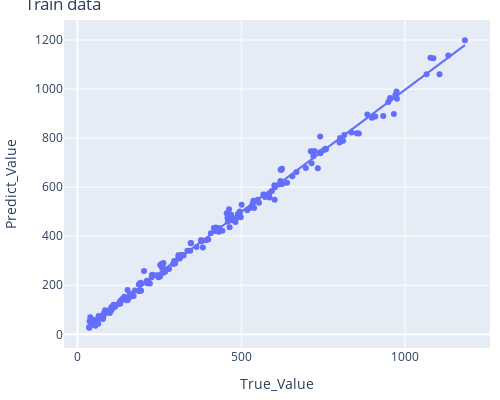
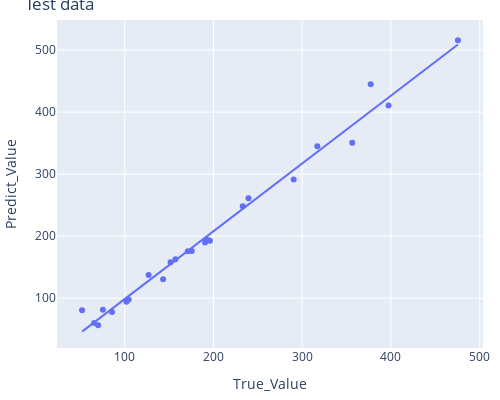

Write notebook code for charts like these, in order.
### Markdown cell above
<h2 style="color:cyan">Polynomial Regression Model - All inputs - Main Stress</h2>

### Code cell
# All parameters
polyEstimate(x_train_stress, ym_train_stress.Sm, x_test_stress, ym_test_stress.Sm, print_test=1)

### Figure 1 — Plotly figure (JSON) as saved in the notebook; plotly's stock layout.template omitted (floating-point values rounded to 4 significant figures; data arrays with more than 128 entries replaced by an {"elided": "..."} marker saying what was removed)
{"data": [{"hovertemplate": "True_Value=%{x}<br>Predict_Value=%{y}<extra></extra>", "legendgroup": "", "marker": {"color": "#636efa", "symbol": "circle"}, "mode": "markers", "name": "", "orientation": "v", "showlegend": false, "type": "scatter", "x": {"elided": "200 float values"}, "xaxis": "x", "y": {"elided": "200 float values"}, "yaxis": "y"}, {"hovertemplate": "<b>OLS trendline</b><br>Predict_Value = 0.99563 * True_Value + 1.76885<br>R<sup>2</sup>=0.995630<br><br>True_Value=%{x}<br>Predict_Value=%{y} <b>(trend)</b><extra></extra>", "legendgroup": "", "marker": {"color": "#636efa", "symbol": "circle"}, "mode": "lines", "name": "", "showlegend": false, "type": "scatter", "x": {"elided": "200 float values"}, "xaxis": "x", "y": {"elided": "200 float values"}, "yaxis": "y"}], "layout": {"height": 400, "legend": {"tracegroupgap": 0}, "margin": {"b": 10, "l": 10, "r": 10, "t": 20}, "title": {"text": "Train data"}, "width": 500, "xaxis": {"anchor": "y", "domain": [0, 1], "title": {"text": "True_Value"}}, "yaxis": {"anchor": "x", "domain": [0, 1], "title": {"text": "Predict_Value"}}}}

### Figure 2 — Plotly figure (JSON) as saved in the notebook; plotly's stock layout.template omitted (floating-point values rounded to 4 significant figures)
{"data": [{"hovertemplate": "True_Value=%{x}<br>Predict_Value=%{y}<extra></extra>", "legendgroup": "", "marker": {"color": "#636efa", "symbol": "circle"}, "mode": "markers", "name": "", "orientation": "v", "showlegend": false, "type": "scatter", "x": [377.1, 475.5, 356.4, 317.0, 397.3, 290.4, 239.5, 190.6, 192.8, 196.0, 151.7, 157.1, 233, 143.3, 171.1, 175.5, 104.5, 126.9, 102.0, 65.49, 75.39, 70.08, 85.7, 51.92], "xaxis": "x", "y": [444.9, 516.1, 350.6, 345.2, 410.9, 291.3, 261.3, 189.7, 194.1, 192.5, 158.2, 162.9, 248.3, 130.4, 175.6, 176.3, 97.98, 137.5, 94.16, 60.18, 81.39, 56.25, 77.94, 80.65], "yaxis": "y"}, {"hovertemplate": "<b>OLS trendline</b><br>Predict_Value = 1.093 * True_Value + -10.5659<br>R<sup>2</sup>=0.985772<br><br>True_Value=%{x}<br>Predict_Value=%{y} <b>(trend)</b><extra></extra>", "legendgroup": "", "marker": {"color": "#636efa", "symbol": "circle"}, "mode": "lines", "name": "", "showlegend": false, "type": "scatter", "x": [51.92, 65.49, 70.08, 75.39, 85.7, 102.0, 104.5, 126.9, 143.3, 151.7, 157.1, 171.1, 175.5, 190.6, 192.8, 196.0, 233, 239.5, 290.4, 317.0, 356.4, 377.1, 397.3, 475.5], "xaxis": "x", "y": [46.18, 61.01, 66.03, 71.83, 83.1, 101.0, 103.6, 128.2, 146.0, 155.2, 161.2, 176.4, 181.3, 197.7, 200.2, 203.7, 244.1, 251.2, 306.8, 335.9, 379.0, 401.7, 423.7, 509.2], "yaxis": "y"}], "layout": {"height": 400, "legend": {"tracegroupgap": 0}, "margin": {"b": 10, "l": 10, "r": 10, "t": 20}, "title": {"text": "Test data"}, "width": 500, "xaxis": {"anchor": "y", "domain": [0, 1], "title": {"text": "True_Value"}}, "yaxis": {"anchor": "x", "domain": [0, 1], "title": {"text": "Predict_Value"}}}}
